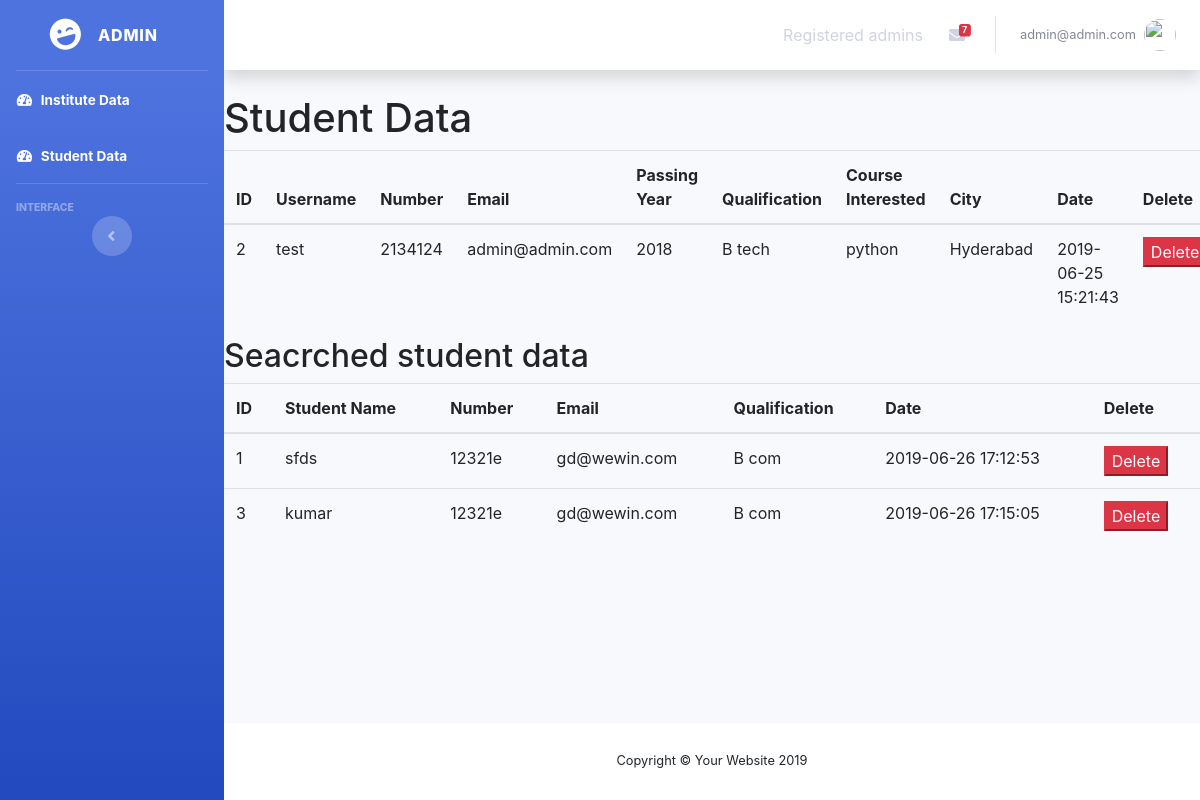
Screenshot of /admin/student_data.php (signed in) with the database file from the repository.
### tables this page shows
CREATE TABLE `student_data` (
  `id` int(11) NOT NULL,
  `username` varchar(50) NOT NULL,
  `number` varchar(50) NOT NULL,
  `email` varchar(50) NOT NULL,
  `passing_year` varchar(50) NOT NULL,
  `qualification` varchar(50) NOT NULL,
  `course_interested` varchar(50) NOT NULL,
  `city` varchar(50) NOT NULL,
  `date` varchar(50) NOT NULL
);

CREATE TABLE `searched_students` (
  `id` int(11) NOT NULL,
  `name` varchar(50) NOT NULL,
  `email` varchar(50) NOT NULL,
  `number` varchar(50) NOT NULL,
  `qualification` varchar(50) NOT NULL,
  `date` varchar(50) NOT NULL
);

### admin/student_data.php (the view, shortened to what this page needs)
<?php
include('includes/header.php'); ?>
<?php include('includes/navbar.php'); ?>
<div class="container">
    <div class="row">
     <h1>Student Data</h1>
    </div>
    <div class="row">
        <?php
        $query = "SELECT * FROM student_data";
        $query_run = mysqli_query($connection, $query);
        ?>
        <div class="table-responsive">
            <table class="table">
                <thead>
                    <tr>
                        <th>ID</th>
                        <th>Username</th>
                        <th>Number</th>
                        <th>Email</th>
                        <th>Passing Year</th>
                        <th>Qualification</th>
                        <th>Course Interested</th>
                        <th>City</th>
                        <th>Date</th>
                        <th>Delete</th>
                    </tr>
                </thead>
                <tbody>
                    <?php
                    if (mysqli_num_rows($query_run) > 0) {
                        while ($row = mysqli_fetch_assoc($query_run)) {
                            ?>
                            <tr>
                                <td><?php echo $row['id']; ?></td>
                                <td><?php echo $row['username']; ?></td>
                                <td><?php echo $row['number']; ?></td>
                                <td><?php echo $row['email']; ?></td>
                                <td><?php echo $row['passing_year']; ?></td>
                                <td><?php echo $row['qualification']; ?></td>
                                <td><?php echo $row['course_interested']; ?></td>
                                <td><?php echo $row['city']; ?></td>
                                <td><?php echo $row['date']; ?></td>
                                <td>
                                    <form action="code.php" method="POST">
                                    <button class="btn-danger " name="delete_sd" type="submit">Delete</button>
                                    </form>
                                </td>
                            </tr>
                        <?php
                    }
                } else {
                    echo "No record found";
                }
                ?>
                </tbody>
            </table>
        </div>
    </div>
    <div class="row">
      <h2>Seacrched student data</h2>
    </div>
    <div class="row">
        <?php
        $query = "SELECT * FROM searched_students";
        $query_run = mysqli_query($connection, $query);
        ?>
        <div class="table-responsive">
            <table class="table">
                <thead>
                    <tr>
                        <th>ID</th>
                        <th>Student Name</th>
                        <th>Number</th>
                        <th>Email</th>
                        <th>Qualification</th>
                        <th>Date</th>
                        <th>Delete</th>
                    </tr>
                </thead>
                <tbody>
                    <?php
                    if (mysqli_num_rows($query_run) > 0) {
                        while ($row = mysqli_fetch_assoc($query_run)) {
                            ?>
                            <tr>
                                <td><?php echo $row['id']; ?></td>
                                <td><?php echo $row['name']; ?></td>
                                <td><?php echo $row['number']; ?></td>
                                <td><?php echo $row['email']; ?></td>
                                <td><?php echo $row['qualification']; ?></td>
                                <td><?php echo $row['date']; ?></td>
                                <td>
                                    <form action="code.php" method="POST">
                                    <button class="btn-danger " name="delete_sd" type="submit">Delete</button>
                                    </form>
                                </td>
                            </tr>
                        <?php
                    }
                } else {
                    echo "No record found";
                }
                ?>
                </tbody>
            </table>
        </div>
    </div>
</div>
</div>
<?php include('includes/footer.php'); ?>

### rows the page displays
student_data: id "2", username "test", number "2134124", email "admin@admin.com", passing_year "2018", qualification "B tech", course_interested "python", city "Hyderabad", date "2019-06-25 15:21:43"
searched_students: id "1", name "sfds", number "12321e", email "gd@wewin.com", qualification "B com", date "2019-06-26 17:12:53"
searched_students: id "3", name "kumar", number "12321e", email "gd@wewin.com", qualification "B com", date "2019-06-26 17:15:05"

### other values shown
$_SESSION['username'] "admin@admin.com"
